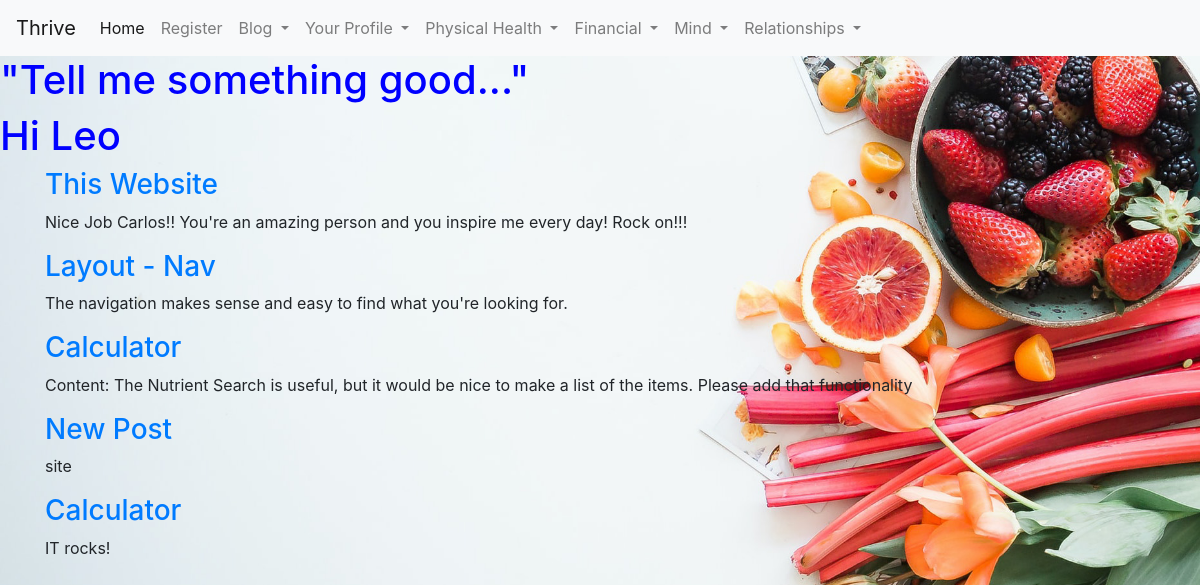
/blog (signed in), run on the app's committed database.
### health_app/models.py (models this page shows, shortened)
class User(db.Model, UserMixin):
    id = db.Column(db.Integer, primary_key = True)
    username = db.Column(db.String(150), nullable = False, unique=True)
    email = db.Column(db.String(150), nullable = False, unique = True)
    password = db.Column(db.String(256), nullable = False)
    post = db.relationship('Post', backref = 'author', lazy = True)

class Post(db.Model):
    id = db.Column(db.Integer, primary_key = True)
    title = db.Column(db.String(100))
    content = db.Column(db.String(300))
    date_created = db.Column(db.DateTime, nullable = False, default = datetime.utcnow)
    user_id = db.Column(db.Integer, db.ForeignKey('user.id'), nullable = False)

### health_app/routes.py (the view)
@app.route('/blog')
def blog():
    posts = Post.query.all()
    return render_template('blog.html',user_posts = posts)

### health_app/models.py (called while the page is built)
@login_manager.user_loader
def load_user(user_id):
    return User.query.get(int(user_id))

### health_app/templates/blog.html
{% extends 'base.html' %}
{% block content %}
    <header class="banner">
        <h1 class="header-text">"Tell me something good..."</h1>
    </header>
    <h1>Hi {{ current_user.username }}</h1>
    {% if current_user.is_authenticated %}
        {% for post in user_posts %}
            <div class="container">
                <h3>
                    <a href="{{ url_for('post_detail', post_id = post.id) }}">{{ post.title }}</a>
                </h3>
                <p>{{ post.content }}</p>
            </div>
        {% endfor %}
    {% else %}
    <h2>Please register and login to see posts.</h2>
    {% endif %}
{% endblock content %}

### health_app/templates/base.html (shortened to what this page needs)
<!DOCTYPE html>
<html lang="en">
<head>
<link rel="stylesheet" href="https://cdnjs.cloudflare.com/ajax/libs/twitter-bootstrap/4.5.2/css/bootstrap.min.css">
<link rel="stylesheet" href="https://cdnjs.cloudflare.com/ajax/libs/font-awesome/5.15.0/css/all.min.css">
<link rel="stylesheet" href="../static/css/styles.css">
</head>
<body class="body">
        {% include 'nav.html' %}
        {% block content %}
        {% endblock content %}
</body>
</html>

### health_app/templates/nav.html (shortened to what this page needs)
  <nav class="navbar navbar-expand-lg navbar-light bg-light">
    <a class="navbar-brand" href="#">Thrive</a>
    <div class="collapse navbar-collapse" id="navbarNavDropdown">
      <ul class="navbar-nav">
        <li class="nav-item active">
          <a class="nav-link" href="{{ url_for('home') }}">Home <span class="sr-only">(current)</span></a>
        </li>
        <li class="nav-item">
        <a class="nav-link" href="{{ url_for('register') }}">Register</a>
        </li>
        <li class="nav-item dropdown">
          <a class="nav-link dropdown-toggle" href="#" id="navbarDropdownMenuLink" role="button" data-toggle="dropdown" aria-haspopup="true" aria-expanded="false">
            Blog
          </a>
        </li>
        <li class="nav-item dropdown">
          <a class="nav-link dropdown-toggle" href="#" id="navbarDropdownMenuLink" role="button" data-toggle="dropdown" aria-haspopup="true" aria-expanded="false">
            Your Profile
          </a>
        </li>
        <li class="nav-item dropdown">
            <a class="nav-link dropdown-toggle" href="#" id="navbarDropdownMenuLink" role="button" data-toggle="dropdown" aria-haspopup="true" aria-expanded="false">
              Physical Health
            </a>
          </li>
          <li class="nav-item dropdown">
            <a class="nav-link dropdown-toggle" href="#" id="navbarDropdownMenuLink" role="button" data-toggle="dropdown" aria-haspopup="true" aria-expanded="false">
              Financial
            </a>
          </li>
          <li class="nav-item dropdown">
            <a class="nav-link dropdown-toggle" href="#" id="navbarDropdownMenuLink" role="button" data-toggle="dropdown" aria-haspopup="true" aria-expanded="false">
              Mind
            </a>
          </li>
          <li class="nav-item dropdown">
            <a class="nav-link dropdown-toggle" href="#" id="navbarDropdownMenuLink" role="button" data-toggle="dropdown" aria-haspopup="true" aria-expanded="false">
              Relationships
            </a>
          </li>
      </ul>
    </div>
  </nav>

### health_app/static/css/styles.css (style rules this page uses)
h1 { color: blue; }
.body { background-image: url(../css/images/white_space_flip.jpg); height: 100vh; background-position: center; background-repeat: no-repeat; background-size: cover; }

### data on the page
User: username "Leo"
Post: title "This Website", content "Nice Job Carlos!! You're an amazing person and you inspire me every day! Rock on!!!"
Post: title "Layout - Nav", content "The navigation makes sense and easy to find what you're looking for."
Post: title "Calculator", content "Content: The Nutrient Search is useful, but it would be nice to make a list of the items. Please add that functionality"
Post: title "New Post", content "site"
Post: title "Calculator", content "IT rocks!"
